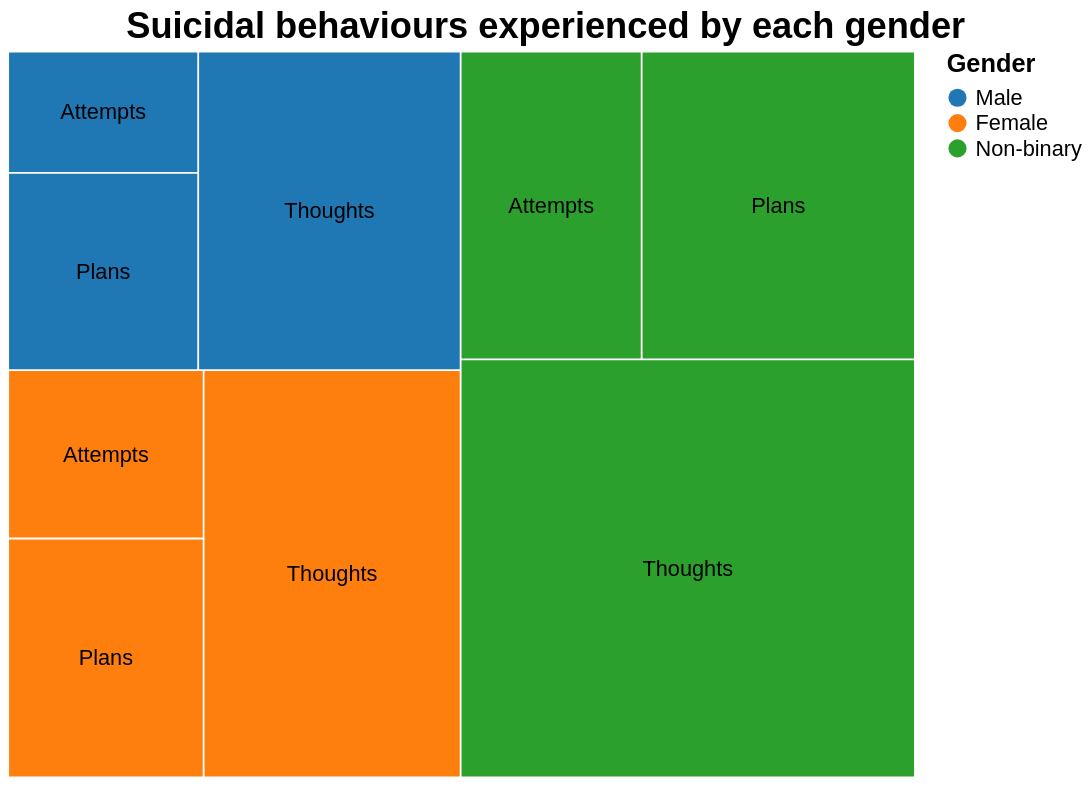

Express this chart as Vega-Lite.
### Vega specification from a JSON file in a GitHub repository (floating-point values rounded to 4 significant figures)
{"$schema": "https://vega.github.io/schema/vega/v5.json", "description": "A treemap showing suicidal thoughts and behaviors by gender with tooltips and legend.", "title": {"text": "Suicidal behaviours experienced by each gender", "fontSize": 20, "anchor": "middle"}, "width": 500, "height": 400, "padding": 5, "data": [{"name": "table", "values": [{"Gender": "Male", "Category": "Thoughts", "Total": 1464.0}, {"Gender": "Male", "Category": "Plans", "Total": 655.3}, {"Gender": "Male", "Category": "Attempts", "Total": 399.7}, {"Gender": "Female", "Category": "Thoughts", "Total": 1841.0}, {"Gender": "Female", "Category": "Plans", "Total": 814.8}, {"Gender": "Female", "Category": "Attempts", "Total": 572.9}, {"Gender": "Non-binary", "Category": "Thoughts", "Total": 3305.0}, {"Gender": "Non-binary", "Category": "Plans", "Total": 1476.0}, {"Gender": "Non-binary", "Category": "Attempts", "Total": 968.1}], "transform": [{"type": "filter", "expr": "datum.Total > 0"}]}, {"name": "hierarchy", "source": "table", "transform": [{"type": "nest", "keys": ["Gender", "Category"]}, {"type": "treemap", "field": "Total", "sort": {"field": "value"}, "round": true, "size": [{"signal": "width"}, {"signal": "height"}], "paddingInner": 1}]}], "scales": [{"name": "color", "type": "ordinal", "domain": {"data": "table", "field": "Gender"}, "range": {"scheme": "category10"}}], "legends": [{"fill": "color", "title": "Gender", "orient": "right", "labelFontSize": 12, "titleFontSize": 14}], "marks": [{"type": "rect", "from": {"data": "hierarchy"}, "encode": {"enter": {"x": {"field": "x0"}, "y": {"field": "y0"}, "x2": {"field": "x1"}, "y2": {"field": "y1"}, "fill": {"scale": "color", "field": "Gender"}}, "update": {"fillOpacity": {"value": 1}}, "hover": {"fillOpacity": {"value": 0.8}, "tooltip": {"signal": "{'Gender': datum.Gender, 'Category': datum.Category, 'Total': datum.Total}"}}}}, {"type": "text", "from": {"data": "hierarchy"}, "encode": {"enter": {"x": {"signal": "(datum.x0 + datum.x1) / 2"}, "y": {"signal": "(datum.y0 + datum.y1) / 2"}, "align": {"value": "center"}, "baseline": {"value": "middle"}, "text": {"field": "Category"}, "fill": {"value": "black"}, "fontSize": {"value": 12}}}}]}
